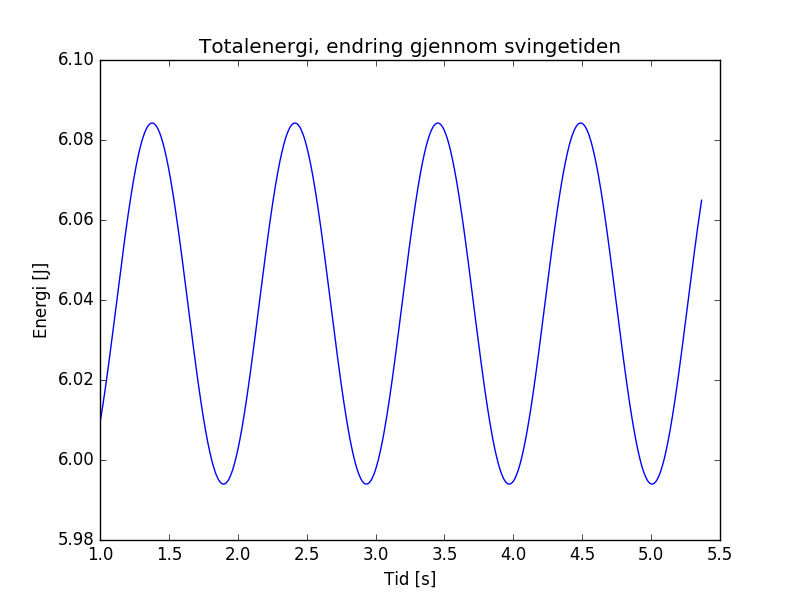

The script that saved this image:
import numpy as np
import matplotlib.pyplot as plt
import matplotlib.animation as an

# Number of mass points
N = 200

# All mass points have the same mass (except endpoints):
m = 0.02*np.ones(N) # kg
m[0] = m[-1] = 1.

# Spring stiffness / constant
k = 10*np.ones(N) # kg/s^2

vB = np.sqrt(k[10]/m[10])

# Length of time step
dt = 0.1*np.sqrt(m[10]/k[10]) # s
numberOfTimeSteps = 1200 #int(t_max/dt) + 1
t_max = 1200*dt
print("t_max: ", t_max)
print("Time steps: ", numberOfTimeSteps)

# Matrix of the fluctuations of the string (for time and x values)
# End points are zero due to reflecting edges.
y = np.zeros([N,numberOfTimeSteps])

# Set the initial conditions, t = 0 and 
for i in range(N):
    y[i,0] = np.sin(7*np.pi*i/(N-1))

    # Since we don't have an expression for y(-dt)
    y[i,numberOfTimeSteps-1] = np.sin(7*np.pi*i/(N-1))

totalEnergy = np.zeros(numberOfTimeSteps)

for j in range(numberOfTimeSteps-1):
    potentialEnergy = 0
    kineticEnergy = 0
    for i in range(1,N-1):

        F_left = -k[i-1]*(y[i,j] - y[i-1,j])
        F_right = -k[i]*(y[i,j] - y[i+1,j])
        F_i = F_left + F_right

        y[i,j+1] = F_i*dt**2/m[i] + 2*y[i,j] - y[i,j-1]

        potentialEnergy += 0.5*k[i]*(y[i,j] - y[i-1,j])**2
        kineticEnergy += 0.5*m[i]*((y[i,j+1]-y[i,j])/dt)**2

    totalEnergy[j+1] = potentialEnergy + kineticEnergy

plt.plot(np.linspace(1,t_max,numberOfTimeSteps-1), totalEnergy[1:])
plt.xlabel("Tid [s]")
plt.ylabel("Energi [J]")
plt.title("Totalenergi, endring gjennom svingetiden")
plt.savefig("problem6.png")
plt.show()
